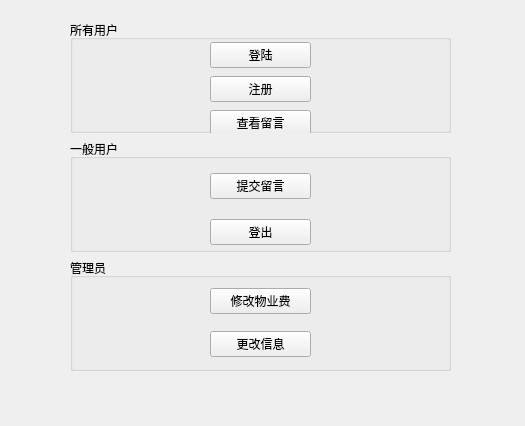
<?xml version="1.0" encoding="UTF-8"?>
<ui version="4.0">
 <class>Form</class>
 <widget class="QWidget" name="Form">
  <property name="geometry">
   <rect>
    <x>0</x>
    <y>0</y>
    <width>525</width>
    <height>426</height>
   </rect>
  </property>
  <property name="windowTitle">
   <string>Form</string>
  </property>
  <widget class="QWidget" name="verticalLayoutWidget">
   <property name="geometry">
    <rect>
     <x>70</x>
     <y>20</y>
     <width>381</width>
     <height>351</height>
    </rect>
   </property>
   <layout class="QVBoxLayout" name="verticalLayout">
    <item>
     <widget class="QGroupBox" name="groupBox_3">
      <property name="title">
       <string>所有用户</string>
      </property>
      <widget class="QWidget" name="verticalLayoutWidget_2">
       <property name="geometry">
        <rect>
         <x>140</x>
         <y>20</y>
         <width>101</width>
         <height>100</height>
        </rect>
       </property>
       <layout class="QVBoxLayout" name="verticalLayout_2">
        <item>
         <widget class="QPushButton" name="test1">
          <property name="text">
           <string>登陆</string>
          </property>
         </widget>
        </item>
        <item>
         <widget class="QPushButton" name="test2">
          <property name="text">
           <string>注册</string>
          </property>
         </widget>
        </item>
        <item>
         <widget class="QPushButton" name="showmsg">
          <property name="text">
           <string>查看留言</string>
          </property>
         </widget>
        </item>
       </layout>
      </widget>
     </widget>
    </item>
    <item>
     <widget class="QGroupBox" name="groupBox">
      <property name="title">
       <string>一般用户</string>
      </property>
      <widget class="QWidget" name="verticalLayoutWidget_3">
       <property name="geometry">
        <rect>
         <x>140</x>
         <y>20</y>
         <width>101</width>
         <height>100</height>
        </rect>
       </property>
       <layout class="QVBoxLayout" name="verticalLayout_3">
        <item>
         <widget class="QPushButton" name="addmsg">
          <property name="text">
           <string>提交留言</string>
          </property>
         </widget>
        </item>
        <item>
         <widget class="QPushButton" name="logout">
          <property name="text">
           <string>登出</string>
          </property>
         </widget>
        </item>
       </layout>
      </widget>
     </widget>
    </item>
    <item>
     <widget class="QGroupBox" name="groupBox_2">
      <property name="title">
       <string>管理员</string>
      </property>
      <widget class="QWidget" name="verticalLayoutWidget_4">
       <property name="geometry">
        <rect>
         <x>140</x>
         <y>19</y>
         <width>101</width>
         <height>91</height>
        </rect>
       </property>
       <layout class="QVBoxLayout" name="verticalLayout_4">
        <item>
         <widget class="QPushButton" name="alterfee">
          <property name="text">
           <string>修改物业费</string>
          </property>
         </widget>
        </item>
        <item>
         <widget class="QPushButton" name="test4">
          <property name="text">
           <string>更改信息</string>
          </property>
         </widget>
        </item>
       </layout>
      </widget>
     </widget>
    </item>
   </layout>
  </widget>
 </widget>
 <resources/>
 <connections/>
</ui>
